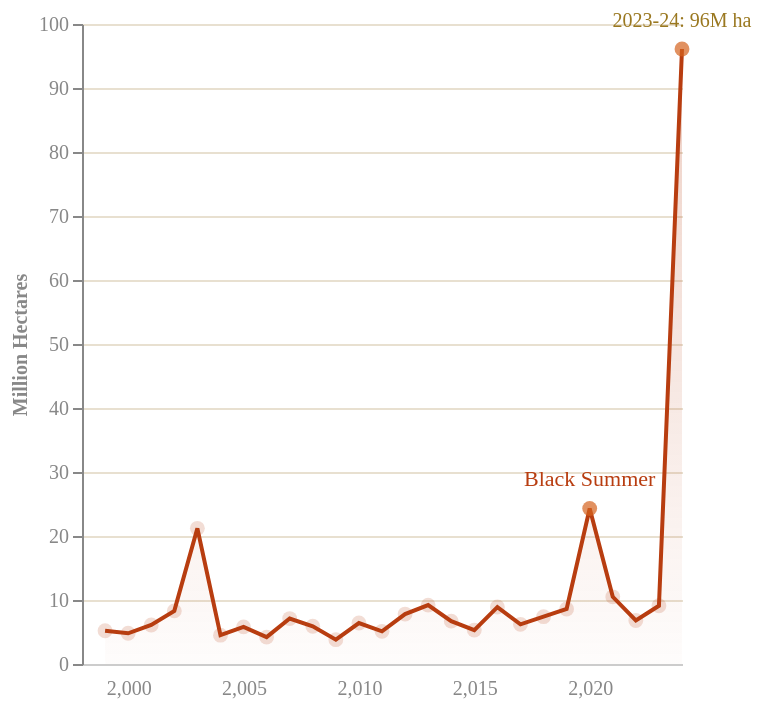

Here is the Vega-Lite specification saved for this chart:
### Vega-Lite specification from a JSON file in a GitHub repository (floating-point values rounded to 4 significant figures)
{"$schema": "https://vega.github.io/schema/vega-lite/v5.json", "width": "container", "height": 320, "background": "transparent", "data": {"values": [{"year": 1999, "area": 5.2, "season": "1998-99"}, {"year": 2000, "area": 4.8, "season": "1999-00"}, {"year": 2001, "area": 6.1, "season": "2000-01"}, {"year": 2002, "area": 8.3, "season": "2001-02"}, {"year": 2003, "area": 21.2, "season": "2002-03"}, {"year": 2004, "area": 4.5, "season": "2003-04"}, {"year": 2005, "area": 5.8, "season": "2004-05"}, {"year": 2006, "area": 4.2, "season": "2005-06"}, {"year": 2007, "area": 7.1, "season": "2006-07"}, {"year": 2008, "area": 5.9, "season": "2007-08"}, {"year": 2009, "area": 3.8, "season": "2008-09"}, {"year": 2010, "area": 6.4, "season": "2009-10"}, {"year": 2011, "area": 5.1, "season": "2010-11"}, {"year": 2012, "area": 7.8, "season": "2011-12"}, {"year": 2013, "area": 9.2, "season": "2012-13"}, {"year": 2014, "area": 6.7, "season": "2013-14"}, {"year": 2015, "area": 5.3, "season": "2014-15"}, {"year": 2016, "area": 8.9, "season": "2015-16"}, {"year": 2017, "area": 6.2, "season": "2016-17"}, {"year": 2018, "area": 7.4, "season": "2017-18"}, {"year": 2019, "area": 8.6, "season": "2018-19"}, {"year": 2020, "area": 24.3, "season": "2019-20 Black Summer"}, {"year": 2021, "area": 10.5, "season": "2020-21"}, {"year": 2022, "area": 6.8, "season": "2021-22"}, {"year": 2023, "area": 9.1, "season": "2022-23"}, {"year": 2024, "area": 96.1, "season": "2023-24"}]}, "layer": [{"mark": {"type": "area", "line": {"color": "#b83d10", "strokeWidth": 2}, "color": {"gradient": "linear", "x1": 1, "y1": 0, "x2": 1, "y2": 1, "stops": [{"offset": 0, "color": "rgba(184,61,16,0.35)"}, {"offset": 1, "color": "rgba(184,61,16,0.02)"}]}}, "encoding": {"x": {"field": "year", "type": "quantitative", "axis": {"title": null, "grid": false, "labelColor": "#888", "labelFont": "DM Mono", "tickColor": "transparent", "domainColor": "#ccc"}}, "y": {"field": "area", "type": "quantitative", "axis": {"title": "Million Hectares", "titleColor": "#888", "labelColor": "#888", "labelFont": "DM Mono", "titleFont": "DM Mono", "titleFontSize": 10, "grid": true, "gridColor": "#e8e0d0"}}, "tooltip": [{"field": "season", "title": "Season"}, {"field": "area", "title": "Area Burned (M ha)", "format": ".1f"}]}}, {"mark": {"type": "point", "filled": true, "size": 55}, "encoding": {"x": {"field": "year", "type": "quantitative"}, "y": {"field": "area", "type": "quantitative"}, "color": {"condition": {"test": "datum.year === 2020 || datum.year === 2024", "value": "#d4621e"}, "value": "rgba(184,61,16,0.25)"}}}, {"mark": {"type": "text", "align": "center", "dy": -14, "fontSize": 11, "font": "DM Mono", "fontWeight": 500}, "transform": [{"filter": "datum.year === 2020"}], "encoding": {"x": {"field": "year", "type": "quantitative"}, "y": {"field": "area", "type": "quantitative"}, "text": {"value": "Black Summer"}, "color": {"value": "#b83d10"}}}, {"mark": {"type": "text", "align": "center", "dy": -14, "fontSize": 10, "font": "DM Mono"}, "transform": [{"filter": "datum.year === 2024"}], "encoding": {"x": {"field": "year", "type": "quantitative"}, "y": {"field": "area", "type": "quantitative"}, "text": {"value": "2023-24: 96M ha"}, "color": {"value": "#9a7820"}}}], "config": {"view": {"stroke": null}}}
